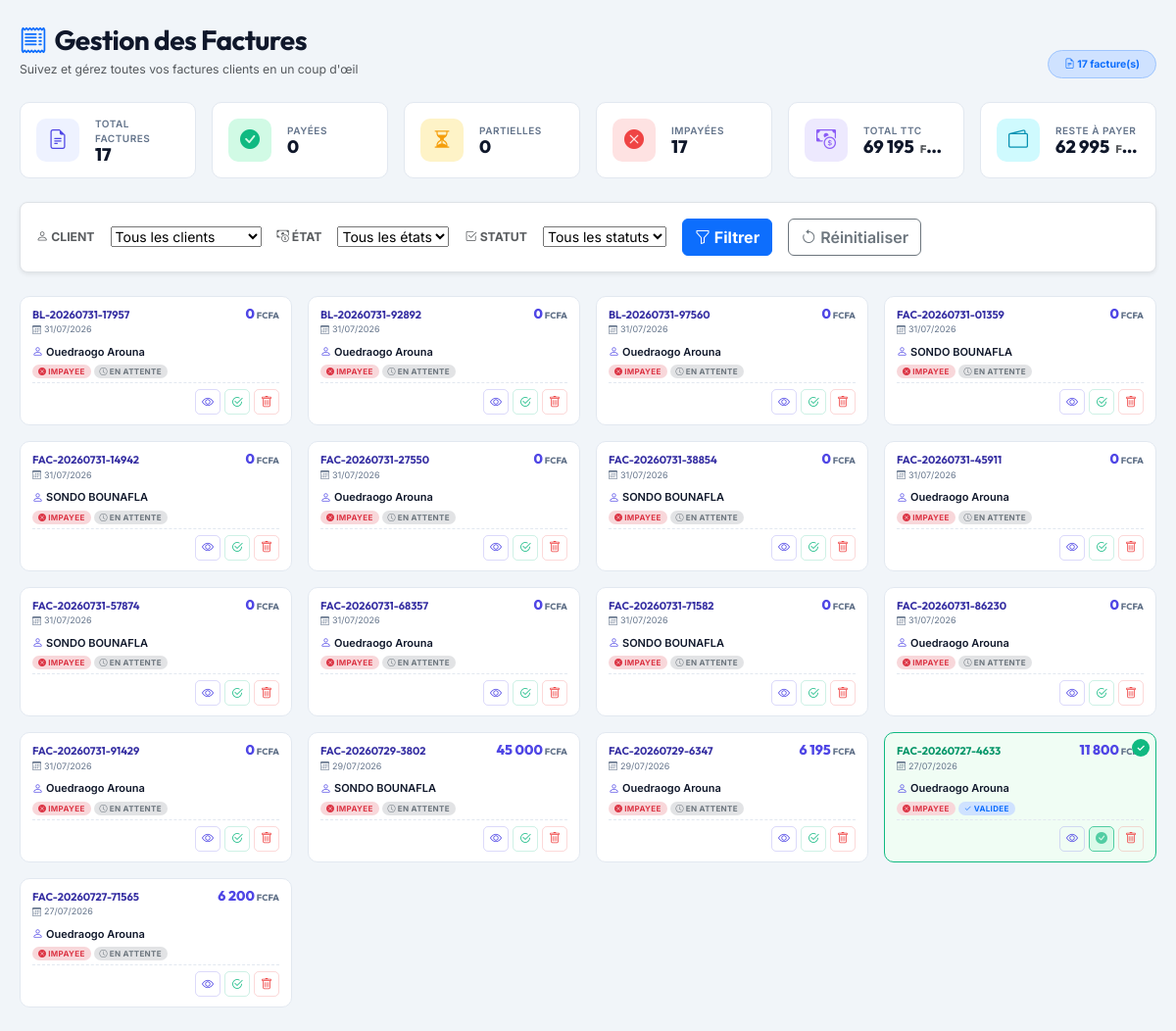
The app's page /views/commande/vente.php with its own data.
### tables this page shows
CREATE TABLE IF NOT EXISTS `facture` (
  `numero_facture` varchar(100) NOT NULL,
  `titre_facture` varchar(300) NOT NULL,
  `type_facture` varchar(100) NOT NULL,
  `categorie_facture` enum('Facture','Bon') NOT NULL DEFAULT 'Bon',
  `date_facture` date NOT NULL,
  `montant_ht` decimal(10,2) NOT NULL,
  `taxe` decimal(10,2) NOT NULL,
  `remise` decimal(10,2) NOT NULL,
  `montant_ttc` decimal(10,2) NOT NULL,
  `avance` decimal(10,2) NOT NULL,
  `reste` decimal(10,2) NOT NULL,
  `contact_id` varchar(100) NOT NULL,
  `utilisateur_id` varchar(100) NOT NULL,
  `etat_facture` enum('Impayee','Partielle','Payee cash','Payee') NOT NULL DEFAULT 'Impayee',
  `statut_facture` enum('En attente','Validee','Annule') NOT NULL DEFAULT 'En attente',
  PRIMARY KEY (`numero_facture`)
);

CREATE TABLE IF NOT EXISTS `contact` (
  `code_contact` varchar(100) NOT NULL,
  `nom_prenom_contact` varchar(300) NOT NULL,
  `telephone_contact` varchar(100) NOT NULL,
  `email_contact` varchar(100) NOT NULL,
  `type_contact` varchar(100) NOT NULL,
  `statut_contact` varchar(100) NOT NULL,
  `solde_contact` decimal(10,2) DEFAULT '0.00',
  `solde_maximum` decimal(10,2) DEFAULT '0.00',
  `adresse_contact` varchar(100) DEFAULT NULL,
  `etat_contact` enum('Actif','Inactif') NOT NULL DEFAULT 'Actif',
  PRIMARY KEY (`code_contact`)
);

### views/commande/vente.php (the view, shortened to what this page needs)
<?php
require 'databases/database.php';
function getEtatBadge($etat) {
    $etatLower = strtolower($etat);
    if ($etatLower === 'impayee') return ['danger', 'x-circle-fill'];
    return ['secondary', 'question-circle'];
}
function getStatutBadge($statut) {
    return strtolower($statut) === 'validee' ? 'primary' : 'secondary';
}
$totalFactures = $pdo->query("SELECT COUNT(*) FROM facture f INNER JOIN contact c ON f.contact_id = c.code_contact WHERE c.type_contact = 'Client'")->fetchColumn();
$payees = $pdo->query("SELECT COUNT(*) FROM facture f INNER JOIN contact c ON f.contact_id = c.code_contact WHERE c.type_contact = 'Client' AND f.etat_facture IN ('Payee', 'Payee cash')")->fetchColumn();
$partielles = $pdo->query("SELECT COUNT(*) FROM facture f INNER JOIN contact c ON f.contact_id = c.code_contact WHERE c.type_contact = 'Client' AND f.etat_facture = 'Partielle'")->fetchColumn();
$impayees = $pdo->query("SELECT COUNT(*) FROM facture f INNER JOIN contact c ON f.contact_id = c.code_contact WHERE c.type_contact = 'Client' AND f.etat_facture = 'Impayee'")->fetchColumn();
$totalMontant = $pdo->query("SELECT SUM(f.montant_ttc) FROM facture f INNER JOIN contact c ON f.contact_id = c.code_contact WHERE c.type_contact = 'Client'")->fetchColumn() ?? 0;
$totalReste = $pdo->query("SELECT SUM(f.reste) FROM facture f INNER JOIN contact c ON f.contact_id = c.code_contact WHERE c.type_contact = 'Client'")->fetchColumn() ?? 0;
?>
<!DOCTYPE html>
<html lang="fr">
<head>
    <link href="https://cdn.jsdelivr.net/npm/bootstrap@5.3.2/dist/css/bootstrap.min.css" rel="stylesheet">
    <link href="https://cdn.jsdelivr.net/npm/bootstrap-icons@1.11.3/font/bootstrap-icons.css" rel="stylesheet">
    <link rel="stylesheet" href="https://cdn.jsdelivr.net/npm/bootstrap-select@1.14.0-beta3/dist/css/bootstrap-select.min.css">
</head>
<body>
<div class="W">
    <div class="d-flex flex-wrap justify-content-between align-items-end mb-4 gap-2">
        <div>
            <h1 class="h3 fw-bold mb-1"><i class="bi bi-receipt text-primary me-2"></i>Gestion des Factures</h1>
            <p class="text-muted small mb-0">Suivez et gérez toutes vos factures clients en un coup d'œil</p>
        </div>
        <span class="badge rounded-pill bg-primary-subtle text-primary border border-primary-subtle px-3 py-2">
            <i class="bi bi-file-earmark-text"></i> <?= $totalFactures ?> facture(s)
        </span>
    </div>
    <div class="row g-3 mb-4">
        <?php
        $stats = [
            ['primary', 'file-earmark-text', 'Total factures', $totalFactures, ''],
            ['success', 'check-circle-fill', 'Payées', $payees, ''],
            ['warning', 'hourglass-split', 'Partielles', $partielles, ''],
            ['danger', 'x-circle-fill', 'Impayées', $impayees, ''],
            ['purple', 'cash-coin', 'Total TTC', number_format($totalMontant, 0, ',', ' '), ' FCFA'],
            ['info', 'wallet2', 'Reste à payer', number_format($totalReste, 0, ',', ' '), ' FCFA'],
        ];
        $colorMap = [
            'primary' => ['var(--color-primary-soft)', 'var(--color-primary)'],
            'success' => ['var(--color-success-soft)', 'var(--color-success)'],
            'warning' => ['var(--color-warning-soft)', 'var(--color-warning)'],
            'danger' => ['var(--color-danger-soft)', 'var(--color-danger)'],
            'purple' => ['var(--color-purple-soft)', 'var(--color-purple)'],
            'info' => ['var(--color-info-soft)', 'var(--color-info)'],
        ];
        foreach ($stats as $s):
            $bg = $colorMap[$s[0]][0];
            $fg = $colorMap[$s[0]][1];
        ?>
        <div class="col-6 col-md-4 col-xl-2">
            <div class="stat-card d-flex align-items-center gap-3 h-100">
                <div class="stat-icon" style="background: <?= $bg ?>; color: <?= $fg ?>;">
                    <i class="bi bi-<?= $s[1] ?>"></i>
                </div>
                <div class="flex-grow-1 overflow-hidden">
                    <div class="stat-label"><?= $s[2] ?></div>
                    <div class="stat-value text-truncate"><?= $s[3] ?><?php if ($s[4]): ?><small class="text-muted ms-1" style="font-size:11px;"><?= $s[4] ?></small><?php endif; ?></div>
                </div>
            </div>
        </div>
        <?php endforeach; ?>
    </div>
    <div class="bg-white border rounded-3 p-3 mb-4 shadow-sm">
        <form id="searchForm" onsubmit="return false;">
            <div class="d-flex flex-wrap align-items-center gap-3">
                <label for="clientFilter" class="text-uppercase small fw-bold text-muted mb-0"><i class="bi bi-person"></i> Client</label>
                <select id="clientFilter" class="selectpicker" data-live-search="true" data-live-search-placeholder="Rechercher un client...">
                    <option value="">Tous les clients</option>
                </select>
                <label for="etatFilter" class="text-uppercase small fw-bold text-muted mb-0"><i class="bi bi-cash-coin"></i> État</label>
                <select id="etatFilter" class="selectpicker">
                    <option value="">Tous les états</option>
                </select>
                <label for="statutFilter" class="text-uppercase small fw-bold text-muted mb-0"><i class="bi bi-check2-square"></i> Statut</label>
                <select id="statutFilter" class="selectpicker">
                    <option value="">Tous les statuts</option>
                </select>
                <button type="button" class="btn btn-primary fw-bold" id="filterBtn"><i class="bi bi-funnel"></i> Filtrer</button>
                <button type="button" class="btn btn-outline-secondary fw-semibold" id="resetBtn"><i class="bi bi-arrow-counterclockwise"></i> Réinitialiser</button>
            </div>
        </form>
    </div>
    <div class="row g-3" id="facturesGrid">
        <?php
        $sql = "SELECT f.*, c.nom_prenom_contact FROM facture f INNER JOIN contact c ON f.contact_id = c.code_contact WHERE c.type_contact = 'Client' ORDER BY f.date_facture DESC";
        $factures = $pdo->query($sql)->fetchAll(PDO::FETCH_ASSOC);
        if (empty($factures)):
        ?>
        <div class="col-12">
            <div class="bg-white border border-dashed rounded-3 p-5 text-center text-muted">
                <i class="bi bi-inbox d-block mb-2" style="font-size:56px;opacity:.2;"></i>
                <h5 class="text-dark">Aucune facture trouvée</h5>
                <p class="small mb-0">Les factures apparaîtront ici dès leur création.</p>
            </div>
        </div>
        <?php else: foreach($factures as $row):
            $etatBadge = getEtatBadge($row['etat_facture']);
            $isValidee = (strtolower($row['statut_facture']) === 'validee');
        ?>
        <div class="col-12 col-md-6 col-lg-4 col-xl-3 facture-item"
             data-client="<?= htmlspecialchars($row['contact_id'] ?? '') ?>"
             data-etat="<?= htmlspecialchars($row['etat_facture'] ?? '') ?>"
             data-statut="<?= htmlspecialchars($row['statut_facture'] ?? '') ?>"
             data-id="<?= htmlspecialchars($row['numero_facture']) ?>">
            <div class="facture-card <?= $isValidee ? 'validated' : '' ?>">
                <div class="fc-top">
                    <div>
                        <div class="fc-number"><?= htmlspecialchars($row['numero_facture']) ?></div>
                        <div class="fc-date"><i class="bi bi-calendar3"></i> <?= date('d/m/Y', strtotime($row['date_facture'])) ?></div>
                    </div>
                    <div class="fc-amount"><?= number_format($row['montant_ttc'], 0, ',', ' ') ?><small>FCFA</small></div>
                </div>
                <div class="fc-middle">
                    <div class="fc-client">
                        <i class="bi bi-person"></i>
                        <span><?= htmlspecialchars($row['nom_prenom_contact'] ?? 'N/C') ?></span>
                    </div>
                    <div class="fc-badges">
                        <span class="badge-pill bg-<?= $etatBadge[0] ?>-subtle text-<?= $etatBadge[0] ?>">
                            <i class="bi bi-<?= $etatBadge[1] ?>" style="font-size:8px;"></i> <?= $row['etat_facture'] ?>
                        </span>
                        <span class="badge-pill bg-<?= getStatutBadge($row['statut_facture']) ?>-subtle text-<?= getStatutBadge($row['statut_facture']) ?>">
                            <i class="bi bi-<?= $isValidee ? 'check2' : 'clock' ?>" style="font-size:8px;"></i> <?= $row['statut_facture'] ?>
                        </span>
                    </div>
                </div>
                <div class="fc-bottom">
                    <button class="icon-btn view voir-facture" data-id="<?= $row['numero_facture'] ?>" data-tooltip="Voir détails" title="Voir détails"><i class="bi bi-eye"></i></button>
                    <?php if (!$isValidee): ?>
                        <button class="icon-btn validate valider-facture" data-id="<?= $row['numero_facture'] ?>" data-tooltip="Valider" title="Valider"><i class="bi bi-check2-circle"></i></button>
                    <?php else: ?>
                        <button class="icon-btn validate validated" disabled data-tooltip="Validée" title="Validée"><i class="bi bi-check-circle-fill"></i></button>
                    <?php endif; ?>
                    <button class="icon-btn delete supprimer-facture" data-id="<?= $row['numero_facture'] ?>" data-tooltip="Supprimer" title="Supprimer"><i class="bi bi-trash"></i></button>
                </div>
            </div>
        </div>
        <?php endforeach; endif; ?>
    </div>
</div>
<div class="position-fixed top-0 end-0 p-3" style="z-index:2000;">
</div>
</body>
</html>

### records on screen
facture: numero_facture "BL-20260731-17957", date_facture "31/07/2026", montant_ttc "0", contact.nom_prenom_contact "Ouedraogo Arouna", etat_facture "IMPAYEE", statut_facture "EN ATTENTE"
facture: numero_facture "BL-20260731-92892", date_facture "31/07/2026", montant_ttc "0", contact.nom_prenom_contact "Ouedraogo Arouna", etat_facture "IMPAYEE", statut_facture "EN ATTENTE"
facture: numero_facture "BL-20260731-97560", date_facture "31/07/2026", montant_ttc "0", contact.nom_prenom_contact "Ouedraogo Arouna", etat_facture "IMPAYEE", statut_facture "EN ATTENTE"
facture: numero_facture "FAC-20260731-01359", date_facture "31/07/2026", montant_ttc "0", contact.nom_prenom_contact "SONDO BOUNAFLA", etat_facture "IMPAYEE", statut_facture "EN ATTENTE"
facture: numero_facture "FAC-20260731-14942", date_facture "31/07/2026", montant_ttc "0", contact.nom_prenom_contact "SONDO BOUNAFLA", etat_facture "IMPAYEE", statut_facture "EN ATTENTE"
facture: numero_facture "FAC-20260731-27550", date_facture "31/07/2026", montant_ttc "0", contact.nom_prenom_contact "Ouedraogo Arouna", etat_facture "IMPAYEE", statut_facture "EN ATTENTE"
facture: numero_facture "FAC-20260731-38854", date_facture "31/07/2026", montant_ttc "0", contact.nom_prenom_contact "SONDO BOUNAFLA", etat_facture "IMPAYEE", statut_facture "EN ATTENTE"
facture: numero_facture "FAC-20260731-45911", date_facture "31/07/2026", montant_ttc "0", contact.nom_prenom_contact "Ouedraogo Arouna", etat_facture "IMPAYEE", statut_facture "EN ATTENTE"
facture: numero_facture "FAC-20260731-57874", date_facture "31/07/2026", montant_ttc "0", contact.nom_prenom_contact "SONDO BOUNAFLA", etat_facture "IMPAYEE", statut_facture "EN ATTENTE"
facture: numero_facture "FAC-20260731-68357", date_facture "31/07/2026", montant_ttc "0", contact.nom_prenom_contact "Ouedraogo Arouna", etat_facture "IMPAYEE", statut_facture "EN ATTENTE"
facture: numero_facture "FAC-20260731-71582", date_facture "31/07/2026", montant_ttc "0", contact.nom_prenom_contact "SONDO BOUNAFLA", etat_facture "IMPAYEE", statut_facture "EN ATTENTE"
facture: numero_facture "FAC-20260731-86230", date_facture "31/07/2026", montant_ttc "0", contact.nom_prenom_contact "Ouedraogo Arouna", etat_facture "IMPAYEE", statut_facture "EN ATTENTE"
facture: numero_facture "FAC-20260731-91429", date_facture "31/07/2026", montant_ttc "0", contact.nom_prenom_contact "Ouedraogo Arouna", etat_facture "IMPAYEE", statut_facture "EN ATTENTE"
facture: numero_facture "FAC-20260729-3802", date_facture "29/07/2026", montant_ttc "45 000", contact.nom_prenom_contact "SONDO BOUNAFLA", etat_facture "IMPAYEE", statut_facture "EN ATTENTE"
facture: numero_facture "FAC-20260729-6347", date_facture "29/07/2026", montant_ttc "6 195", contact.nom_prenom_contact "Ouedraogo Arouna", etat_facture "IMPAYEE", statut_facture "EN ATTENTE"
facture: numero_facture "FAC-20260727-4633", date_facture "27/07/2026", montant_ttc "11 800", contact.nom_prenom_contact "Ouedraogo Arouna", etat_facture "IMPAYEE", statut_facture "VALIDEE"
facture: numero_facture "FAC-20260727-71565", date_facture "27/07/2026", montant_ttc "6 200", contact.nom_prenom_contact "Ouedraogo Arouna", etat_facture "IMPAYEE", statut_facture "EN ATTENTE"

### other values on screen
$totalFactures "17"
$s[2] "TOTAL FACTURES"
$s[3] "17"
$s[2] "PAYÉES"
$s[3] "0"
$s[2] "PARTIELLES"
$s[2] "IMPAYÉES"
$s[2] "TOTAL TTC"
$s[3] "69 195"
$s[4] "FCFA"
$s[2] "RESTE À PAYER"
$s[3] "62 995"
$s[4] "F…"
